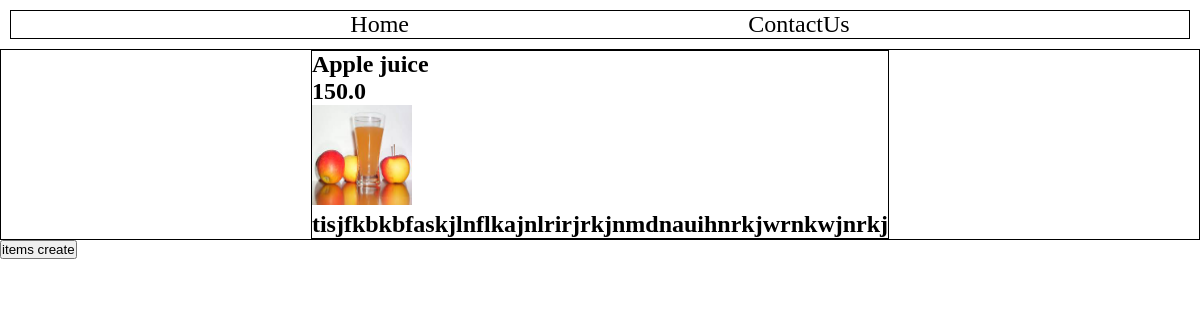
The page /crud_app/details_view/9/ (signed in) on the database its author committed.
### crud_app/models.py (models this page shows)
class food_model(models.Model):
    category_id=models.ForeignKey(category_model,on_delete=models.CASCADE)
    hotel_id=models.IntegerField()
    item_id=models.AutoField(primary_key=True)
    item_name=models.CharField(max_length=30)
    item_price=models.FloatField()
    item_quantity=models.IntegerField(default=1)
    item_desc=models.TextField()
    item_image=models.ImageField()

### crud_app/views.py (the view)
@login_required(login_url='/owner_app/owner_login_view/')
def details_view(request,pk):
    res=food_model.objects.filter(category_id=pk,hotel_id=request.user.id)
    return render(request=request,template_name='items_details.html',context={'res':res})

### crud_app/templates/items_details.html (shortened to what this page needs)
<!DOCTYPE html>
<html lang="en">
<head>
</head>
<body>
    <header>
        <nav>
            <ul style="list-style-type: none; display: flex; border: 1px solid; justify-content: space-evenly;">
                <li>Home</li>
                <li>ContactUs</li>
            </ul>
        </nav>
    </header>
    <div id="items-dis">
    {% if res%}
        {% for i in res %}
        <div id="item">
        <h4>{{i.item_name}}</h4>
        <h4>{{i.item_price}}</h4>
        <img src="{{i.item_image.url}}" alt="" height="100px" width="100px">
        <h4>{{i.item_desc}}</h4>
        </div>
        {% endfor %}
    {% endif %}
</div>
<a href="{% url 'crud_app:items' %}"><button>
    items create
</button></a>
</body>
</html>

### crud_app/templates/items_details.html (style rules this page uses)
* { margin: 0; padding: 0; }
#items-dis { display: flex; justify-content: space-around; border: 1px solid; font-size: x-large; }
#item { border: 1px solid; }
nav { padding: 10px; font-size: x-large; }

### rows shown on the page
food_model: item_name "Apple juice", item_price "150.0", item_image (picture), item_desc "tisjfkbkbfaskjlnflkajnlrirjrkjnmdnauihnrkjwrnkwjnrkj"
